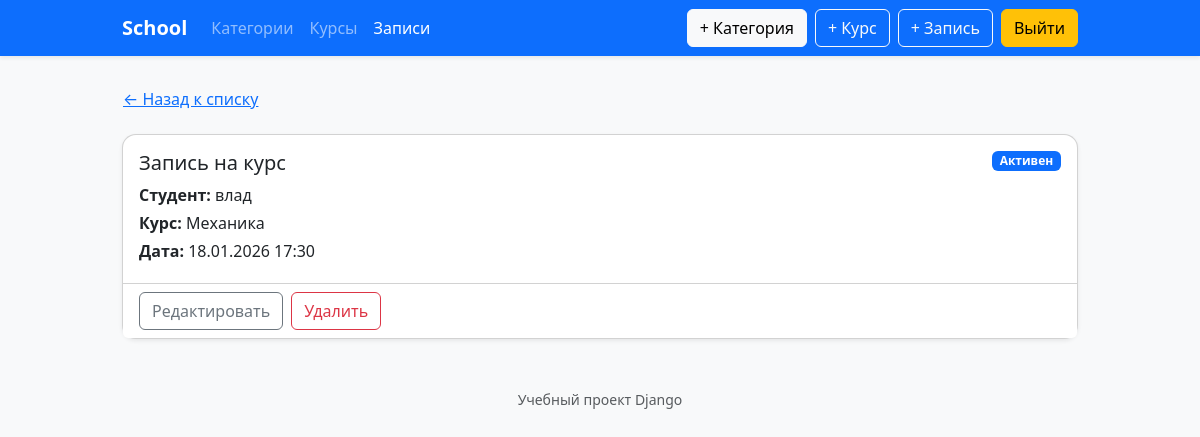
Page /enrollments/7/ (signed in) on the committed database.
### school/models.py (models this page shows, shortened)
class Enrollment(models.Model):
    STATUS_CHOICES = [
        ('active', 'Активен'),
        ('finished', 'Завершён'),
        ('canceled', 'Отменён'),
    ]
    user = models.ForeignKey(
        User,
        on_delete=models.CASCADE,
        verbose_name="Пользователь"
    )
    course = models.ForeignKey(
        Course,
        on_delete=models.CASCADE,
        verbose_name="Курс"
    )
    enrolled_at = models.DateTimeField("Дата записи", auto_now_add=True)
    status = models.CharField(
        "Статус",
        max_length=20,
        choices=STATUS_CHOICES,
        default='active'
    )
    class Meta:
        verbose_name = "Запись на курс"
        verbose_name_plural = "Записи на курсы"
        unique_together = ('user', 'course')

class Course(models.Model):
    LEVEL_CHOICES = [
        ("beginner", "Начальный"),
        ("intermediate", "Средний"),
        ("advanced", "Продвинутый"),
    ]
    category = models.ForeignKey(
        Category,
        on_delete=models.CASCADE,
        verbose_name="Категория"
    )
    teacher = models.ForeignKey(
        User,
        on_delete=models.SET_NULL,
        null=True,
        verbose_name="Преподаватель"
    )
    title = models.CharField("Название курса", max_length=255)
    description = models.TextField("Описание")
    image = models.ImageField(
        "Обложка курса",
        upload_to="courses/",
        blank=True,
        null=True,
    )
    price = models.DecimalField("Цена", max_digits=8, decimal_places=2)
    level = models.CharField(
        "Уровень",
        max_length=20,
        choices=LEVEL_CHOICES,
        default="beginner",
    )
    start_date = models.DateField("Дата старта", default=timezone.now)
    end_date = models.DateField("Дата окончания", default=timezone.now)
    is_published = models.BooleanField("Опубликован", default=True)
    created_at = models.DateTimeField("Дата создания", auto_now_add=True)
    updated_at = models.DateTimeField("Дата обновления", auto_now=True)
    history = HistoricalRecords()
    class Meta:
        verbose_name = "Курс"
        verbose_name_plural = "Курсы"
        constraints = [
            models.UniqueConstraint(
                fields=["category", "title"],
                name="unique_course_title_per_category",
            )
        ]

### school/views.py (the view)
class EnrollmentDetailView(LoginRequiredMixin, DetailView):
    model = Enrollment
    template_name = "school/enrollment_detail.html"
    context_object_name = "enrollment"
    def get_queryset(self):
        queryset = Enrollment.objects.select_related("user", "course", "course__category")
        if self.request.user.is_staff:
            return queryset
        return queryset.filter(
            models.Q(user=self.request.user) | models.Q(course__teacher=self.request.user)
        )

### school/templates/school/enrollment_detail.html (shortened to what this page needs)
{% extends "school/base.html" %}
{% block content %}
  <a class="btn btn-link ps-0 mb-3" href="{% url 'school:enrollment_list' %}">
    ← Назад к списку
  </a>
  <div class="card shadow-sm">
    <div class="card-body">
      <div class="d-flex justify-content-between align-items-start">
        <div>
          <h1 class="h5 mb-2">Запись на курс</h1>
          <p class="mb-1"><strong>Студент:</strong>
            {{ enrollment.user.get_full_name|default:enrollment.user.username }}
          </p>
          <p class="mb-1"><strong>Курс:</strong> {{ enrollment.course.title }}</p>
          <p class="mb-1"><strong>Дата:</strong> {{ enrollment.enrolled_at|date:"d.m.Y H:i" }}</p>
        </div>
        <span class="badge text-bg-primary">{{ enrollment.get_status_display }}</span>
      </div>
    </div>
    <div class="card-footer bg-white d-flex gap-2">
      {% if request.user.is_staff %}
        <a class="btn btn-outline-secondary" href="{% url 'school:enrollment_edit' enrollment.pk %}">
          Редактировать
        </a>
        <a class="btn btn-outline-danger" href="{% url 'school:enrollment_delete' enrollment.pk %}">
          Удалить
        </a>
      {% endif %}
    </div>
  </div>
{% endblock %}

### school/static/school/styles.css (style rules this page uses)
.card { border-radius: 14px; transition: transform 0.15s ease, box-shadow 0.15s ease; }
.card .btn { position: relative; z-index: 2; }
.btn { transition: transform 0.12s ease, box-shadow 0.12s ease, filter 0.12s ease; }

### rows in the picture
Enrollment: user.get_full_name "влад", course "Механика", enrolled_at "18.01.2026 17:30", status "Активен"
